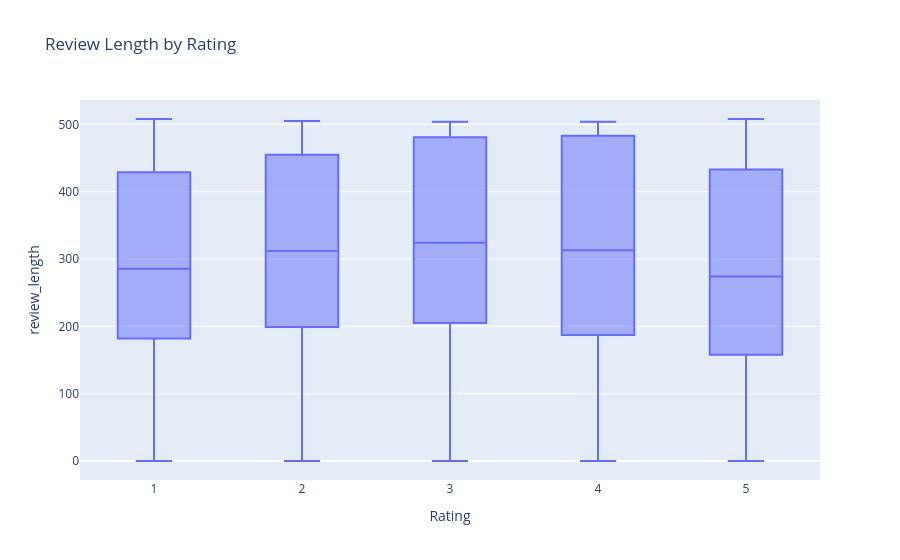

Notebook code for this chart:
### Markdown cell above
When grouping all non-trend departments together, the distinction becomes clearer: trend products show lower average ratings and higher variability, reinforcing the idea that they produce more polarized customer responses.

### Code cell
fig = px.box(df, x="Rating", y="review_length",
             title="Review Length by Rating")
fig.show()

### Figure 1 — Plotly figure (JSON) as saved in the notebook; plotly's stock layout.template omitted (floating-point values rounded to 4 significant figures; data arrays with more than 128 entries replaced by an {"elided": "..."} marker saying what was removed)
{"data": [{"alignmentgroup": "True", "hovertemplate": "Rating=%{x}<br>review_length=%{y}<extra></extra>", "legendgroup": "", "marker": {"color": "#636efa"}, "name": "", "notched": false, "offsetgroup": "", "orientation": "v", "showlegend": false, "type": "box", "x": {"elided": "23472 int values"}, "x0": " ", "xaxis": "x", "y": {"elided": "23472 int values"}, "y0": " ", "yaxis": "y"}], "layout": {"boxmode": "group", "legend": {"tracegroupgap": 0}, "title": {"text": "Review Length by Rating"}, "xaxis": {"anchor": "y", "domain": [0, 1], "title": {"text": "Rating"}}, "yaxis": {"anchor": "x", "domain": [0, 1], "title": {"text": "review_length"}}}}
